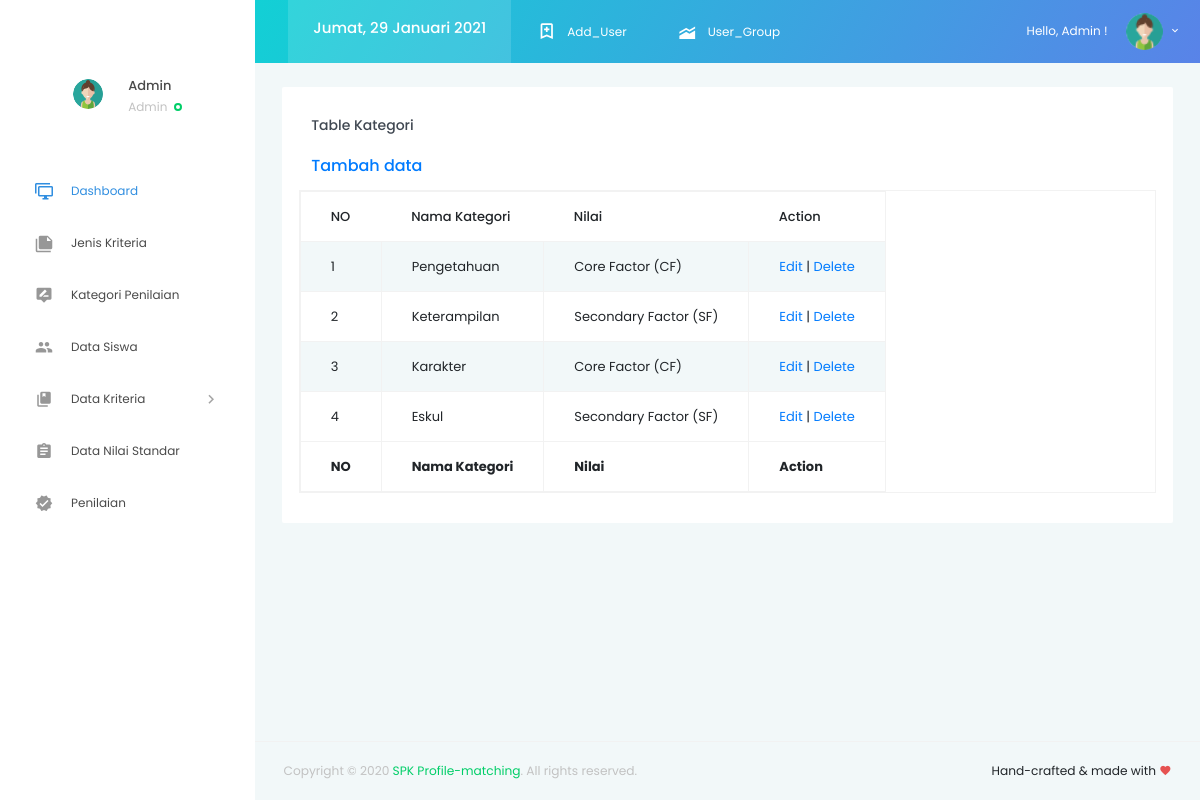
Page /kategori_penilaian/index.php (signed in) on the committed database.
### tables this page shows
CREATE TABLE `kategori_penilaian` (
  `id_kategori` int(12) NOT NULL,
  `nama_kategori` char(50) NOT NULL,
  `id_kriteria_kategori` int(12) NOT NULL
);

CREATE TABLE `jenis_kriteria` (
  `id_kriteria` int(12) NOT NULL,
  `nama_kriteria` char(50) NOT NULL,
  `nilai_kriteria` int(12) NOT NULL
);

### kategori_penilaian/index.php (the view, shortened to what this page needs)
<?php
	if($_SESSION['level'] == ""){
		header("location:../index.php?pesan=belum_login");
	}
	else if($_SESSION['level'] == "1"){
?>
<!DOCTYPE html>
<html lang="en">
<head>
  <link rel="stylesheet" href="../vendors/iconfonts/mdi/css/materialdesignicons.min.css">
  <link rel="stylesheet" href="../vendors/css/vendor.bundle.base.css">
  <link rel="stylesheet" href="../vendors/css/vendor.bundle.addons.css">
  <link rel="stylesheet" href="../public/css/style.css">
</head>
<body>
  <div class="container-scroller">
      <?php require "../partials/_navbar.php"; ?>
    <div class="container-fluid page-body-wrapper">
      <?php require "../partials/_sidebar.php"; ?>
      <div class="main-panel">
        <div class="content-wrapper">
        <div class="row">
        <div class="col-lg-12 grid-margin stretch-card">
          <div class="card">
            <div class="card-body">
              <h4 class="card-title">Table Kategori</h4>
              <h5 class="card-description">
                <a href="input.php">Tambah data</a>
              </h5>
				  <div class="m-form m-form--label-align-right m--margin-top-20 m--margin-bottom-30">
          <div class="row">
          <?php
					if($_SESSION['level'] == "1"){
          $sql = 'SELECT * FROM kategori_penilaian INNER JOIN jenis_kriteria ON id_kriteria_kategori=id_kriteria';
					}
					else{
						header('location:../error-404.php');
					}
				  $query = mysqli_query($conn, $sql);
          echo '<table id="example" class="table table-striped table-bordered table-responsive" style="width:100%">
            <thead>
			      <tr>
                <th>NO</th>
                <th>Nama Kategori</th>
                <th>Nilai</th>
                <th>Action</th>
            </tr>
            </thead>
                <tbody>';
                $no=1;
                      while ($row = mysqli_fetch_array($query)) {
                        echo "<tr>";
                        echo "<td>".$no."</td>";
                        echo "<td>".$row['nama_kategori']."</td>";
                        echo "<td>".$row['nama_kriteria']."</td>";
                        echo "<td align='center'><a href='form-edit.php?id_kategori=$row[id_kategori]'>Edit</a> | <a href='delete.php?id_kategori=$row[id_kategori]'>Delete</a></td></tr>";
                      $no++;
                      }
                      echo '
              </tbody>
              <tfoot>
                <tr>
                  <th>NO</th>
                  <th>Nama Kategori</th>
                  <th>Nilai</th>
                  <th>Action</th>
                </tr>
            </tfoot>
            </table>';
                      ?>
                  </div>
                  </div>
                </div>
              </div>
            </div>
        </div>
        </div>
        <?php require "../partials/_fotter.php"; ?>
      </div>
    </div>
  </div>
</body>
<?php
}
	else{
		header("location:../error-404.php");
	}
?>
</html>

### kategori_penilaian/index.php (style rules this page uses)
table { width:100%; }

### rows in the picture
kategori_penilaian: nama_kategori "Pengetahuan", jenis_kriteria.nama_kriteria "Core Factor (CF)"
kategori_penilaian: nama_kategori "Keterampilan", jenis_kriteria.nama_kriteria "Secondary Factor (SF)"
kategori_penilaian: nama_kategori "Karakter", jenis_kriteria.nama_kriteria "Core Factor (CF)"
kategori_penilaian: nama_kategori "Eskul", jenis_kriteria.nama_kriteria "Secondary Factor (SF)"

### other values in the picture
$_SESSION['nama_user'] "Admin"
$level[$leveluser] "Admin"
